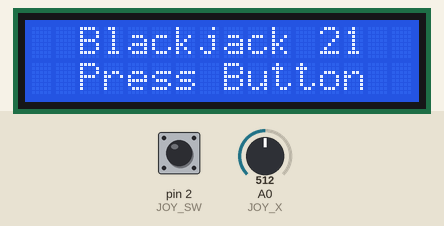
Recording of a sketch running on a simulated Arduino Uno, built with avr-gcc and run on an emulated ATmega328P. Parts: 16×2 character LCD. The test bench sets the inputs (shaded band); at power-on: pin 2 (JOY_SW) HIGH, A0 (JOY_X) = 512. Random numbers use the default seed unless the sketch sets one.

Above: at 0.8 s.
0.9 s: pin 2 (JOY_SW) pulled LOW for 1 s
At 4.1 s:
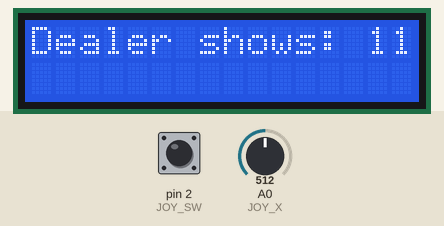
4.9 s: A0 (JOY_X) set to 792
6.9 s: A0 (JOY_X) set to 813
At 7.7 s:
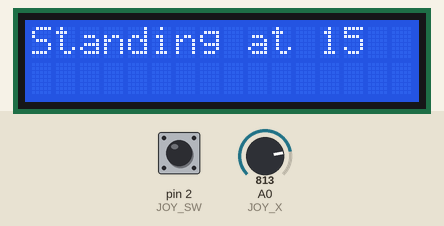
12.9 s: pin 2 (JOY_SW) pulled LOW for 1 s
At 14.7 s:
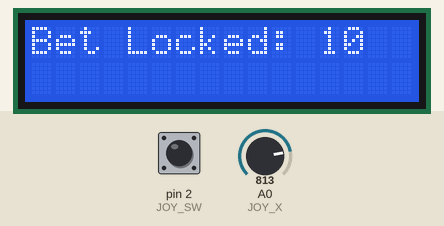
15.4 s: A0 (JOY_X) set to 190
At 18.3 s:
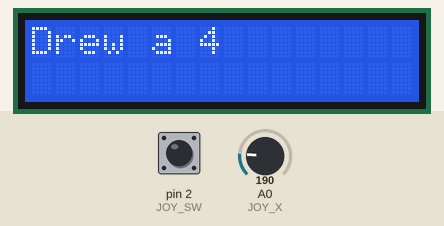
18.4 s: pin 2 (JOY_SW) pulled LOW for 3.2 s
At 23.5 s:
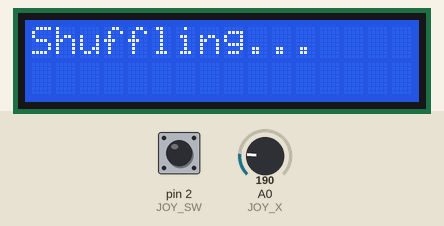
Timing chart, 0 to 24.1 s (numbered marks = the images above; inputs shaded):
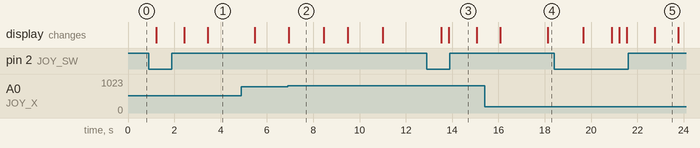

Measured:
- the behaviour switches between 800 and 801 on A0 (JOY_X) (found by bisection; images 1 and 2)
- after the input at 0.9 s, the display: first changes after 0.32 s (image 1 shows a later state)
- after the input at 6.9 s, the display: changes at once (image 2)
- what the display in image 2 shows lasts 1.6 s, from 6.9 s to 8.5 s
- what the display in image 5 shows lasts 1.0 s, from 22.8 s to 23.8 s

The sketch:

sketch_jul14f.ino
```cpp
#include <Wire.h>
#include <LiquidCrystal_I2C.h>

// Initialize the LCD (Address 0x27, 16 columns, 2 rows)
LiquidCrystal_I2C lcd(0x27, 16, 2);

// Pin Definitions
const int JOY_X = A0;
const int JOY_SW = 2;

// Game State Variables
int playerScore = 0;
int dealerScore = 0;
bool gameOver = false;
bool playerTurn = true;

// Wagering Variables
int totalPoints = 100;
int currentBet = 10;

void setup() {
  pinMode(JOY_SW, INPUT_PULLUP);

  lcd.init();
  lcd.backlight();

  // Seed random generator using an unconnected analog pin
  randomSeed(analogRead(A3));

  showIntro();
}

void loop() {
  if (totalPoints <= 0) {
    lcd.clear();
    lcd.print("   GAME OVER!   ");
    lcd.setCursor(0, 1);
    lcd.print("Out of points!");
    delay(3000);
    totalPoints = 100; // Reset bankroll
    showIntro();
    return;
  }

  // 1. Wagering Phase
  getWager();

  // 2. Play Phase
  resetGame();

  while (!gameOver) {
    if (playerTurn) {
      lcd.setCursor(0, 0);
      lcd.print("You:" + String(playerScore) + "  Bet:" + String(currentBet) + " ");
      lcd.setCursor(0, 1);
      lcd.print("<-Hit   Stand->");

      int xVal = analogRead(JOY_X);

      // Joystick tilted Left (HIT)
      if (xVal < 200) {
        int card = drawCard();
        playerScore += card;

        lcd.clear();
        lcd.print("Drew a " + String(card));
        delay(1200);

        if (playerScore > 21) {
          lcd.clear();
          lcd.print("Busted! " + String(playerScore));
          lcd.setCursor(0, 1);
          lcd.print("Lost " + String(currentBet) + " pts!");
          totalPoints -= currentBet;
          gameOver = true;
        }
        delay(300); // Prevent double registering
      }
      // Joystick tilted Right (STAND)
      else if (xVal > 800) {
        playerTurn = false;
        lcd.clear();
        lcd.print("Standing at " + String(playerScore));
        delay(1500);
      }
    } else {
      // Dealer's Turn
      lcd.clear();
      lcd.print("Dealer's turn...");
      delay(1000);

      // Dealer hits on 16 and under, stands on 17
      while (dealerScore < 17) {
        int card = drawCard();
        dealerScore += card;
        lcd.clear();
        lcd.print("Dealer draws " + String(card));
        lcd.setCursor(0, 1);
        lcd.print("Score: " + String(dealerScore));
        delay(1500);
      }

      // Determine Winner
      lcd.clear();
      if (dealerScore > 21) {
        lcd.print("Dealer Busted!");
        lcd.setCursor(0, 1);
        lcd.print("Won " + String(currentBet) + " pts!");
        totalPoints += currentBet;
      } else if (playerScore > dealerScore) {
        lcd.print("Y:" + String(playerScore) + " vs D:" + String(dealerScore));
        lcd.setCursor(0, 1);
        lcd.print("Won " + String(currentBet) + " pts!");
        totalPoints += currentBet;
      } else if (dealerScore > playerScore) {
        lcd.print("Y:" + String(playerScore) + " vs D:" + String(dealerScore));
        lcd.setCursor(0, 1);
        lcd.print("Lost " + String(currentBet) + " pts!");
        totalPoints -= currentBet;
      } else {
        lcd.print("Y:" + String(playerScore) + " vs D:" + String(dealerScore));
        lcd.setCursor(0, 1);
        lcd.print("Push! (Tie)");
        // totalPoints remains unchanged
      }

      gameOver = true;
      delay(2500);
    }
  }

  // 3. Round End Phase
  lcd.clear();
  lcd.print("Bank: " + String(totalPoints) + " pts");
  lcd.setCursor(0, 1);
  lcd.print("Press to play");

  while (digitalRead(JOY_SW) == HIGH) {
    // Wait for button press to start next round
  }
  delay(300); // Debounce
}

// Generates a random card value
int drawCard() {
  int card = random(1, 14); // 1 to 13
  if (card > 10) {
    return 10; // Jack, Queen, King are worth 10
  }
  if (card == 1) {
    return 11; // Treat Aces as 11 for simplicity
  }
  return card;
}

// Allows the player to adjust their bet using the Joystick
void getWager() {
  currentBet = 10; // Reset default bet to 10
  lcd.clear();

  while (digitalRead(JOY_SW) == HIGH) {
    lcd.setCursor(0, 0);
    lcd.print("Bank: " + String(totalPoints) + " pts");
    lcd.setCursor(0, 1);
    lcd.print("Wager: < " + String(currentBet) + " >  ");

    int xVal = analogRead(JOY_X);

    // Joystick Left - Decrease Bet
    if (xVal < 200) {
      if (currentBet > 10) {
        currentBet -= 10;
      }
      delay(200); // Navigation delay
    }
    // Joystick Right - Increase Bet
    else if (xVal > 800) {
      if (currentBet < totalPoints) {
        currentBet += 10;
      }
      delay(200); // Navigation delay
    }
  }

  lcd.clear();
  lcd.print("Bet Locked: " + String(currentBet));
  delay(1200);
}

void resetGame() {
  lcd.clear();
  lcd.print("Shuffling...");
  delay(1000);

  // Deal initial cards
  playerScore = drawCard() + drawCard();
  dealerScore = drawCard(); // Show one dealer card

  lcd.clear();
  lcd.print("Dealer shows: " + String(dealerScore));
  delay(2000);

  playerTurn = true;
  gameOver = false;
}

void showIntro() {
  lcd.clear();
  lcd.print("  Blackjack 21  ");
  lcd.setCursor(0, 1);
  lcd.print("  Press Button  ");
  while (digitalRead(JOY_SW) == HIGH) {
    // Wait for user to press the button to start
  }
  delay(300);
}
```
